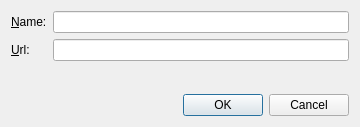
<?xml version="1.0" encoding="UTF-8"?>
<ui version="4.0">
 <class>gui::BookmarkUrlFactoryDialog</class>
 <widget class="QDialog" name="gui::BookmarkUrlFactoryDialog">
  <property name="geometry">
   <rect>
    <x>0</x>
    <y>0</y>
    <width>360</width>
    <height>127</height>
   </rect>
  </property>
  <property name="windowTitle">
   <string>Add Url</string>
  </property>
  <layout class="QGridLayout" name="gridLayout">
   <item row="0" column="0">
    <widget class="QLabel" name="label">
     <property name="text">
      <string>&amp;Name:</string>
     </property>
     <property name="buddy">
      <cstring>nameLineEdit</cstring>
     </property>
    </widget>
   </item>
   <item row="1" column="0">
    <widget class="QLabel" name="label_2">
     <property name="text">
      <string>&amp;Url:</string>
     </property>
     <property name="buddy">
      <cstring>urlLineEdit</cstring>
     </property>
    </widget>
   </item>
   <item row="1" column="1">
    <widget class="QLineEdit" name="urlLineEdit"/>
   </item>
   <item row="3" column="0" colspan="2">
    <widget class="QDialogButtonBox" name="buttonBox">
     <property name="orientation">
      <enum>Qt::Orientation::Horizontal</enum>
     </property>
     <property name="standardButtons">
      <set>QDialogButtonBox::StandardButton::Cancel|QDialogButtonBox::StandardButton::Ok</set>
     </property>
    </widget>
   </item>
   <item row="0" column="1">
    <widget class="QLineEdit" name="nameLineEdit"/>
   </item>
   <item row="2" column="0" colspan="2">
    <spacer name="verticalSpacer">
     <property name="orientation">
      <enum>Qt::Orientation::Vertical</enum>
     </property>
     <property name="sizeHint" stdset="0">
      <size>
       <width>20</width>
       <height>40</height>
      </size>
     </property>
    </spacer>
   </item>
  </layout>
 </widget>
 <tabstops>
  <tabstop>nameLineEdit</tabstop>
  <tabstop>urlLineEdit</tabstop>
 </tabstops>
 <resources/>
 <connections>
  <connection>
   <sender>buttonBox</sender>
   <signal>accepted()</signal>
   <receiver>gui::BookmarkUrlFactoryDialog</receiver>
   <slot>accept()</slot>
   <hints>
    <hint type="sourcelabel">
     <x>248</x>
     <y>254</y>
    </hint>
    <hint type="destinationlabel">
     <x>157</x>
     <y>274</y>
    </hint>
   </hints>
  </connection>
  <connection>
   <sender>buttonBox</sender>
   <signal>rejected()</signal>
   <receiver>gui::BookmarkUrlFactoryDialog</receiver>
   <slot>reject()</slot>
   <hints>
    <hint type="sourcelabel">
     <x>316</x>
     <y>260</y>
    </hint>
    <hint type="destinationlabel">
     <x>286</x>
     <y>274</y>
    </hint>
   </hints>
  </connection>
 </connections>
</ui>
